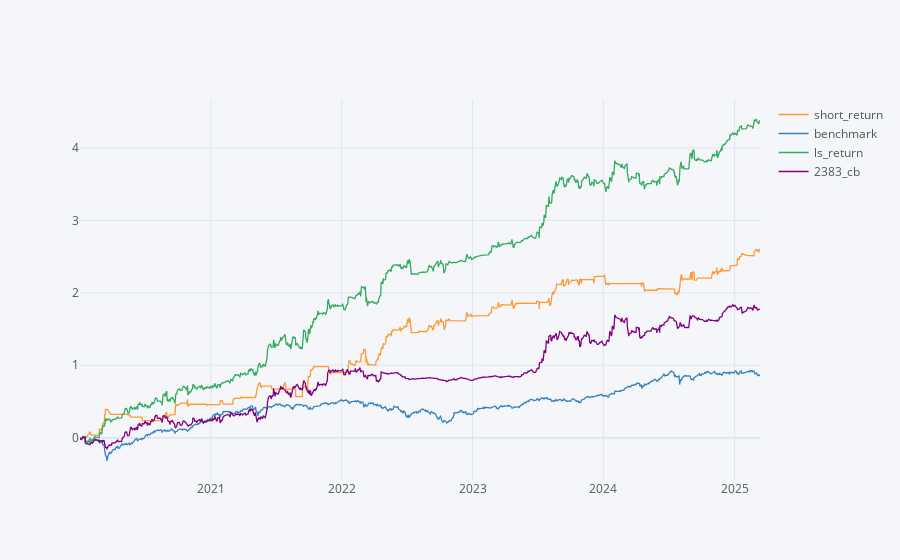
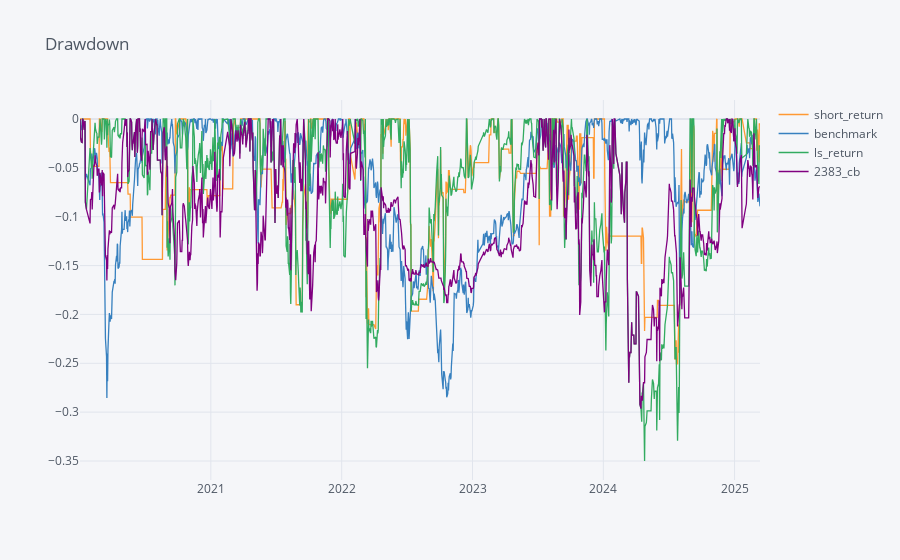
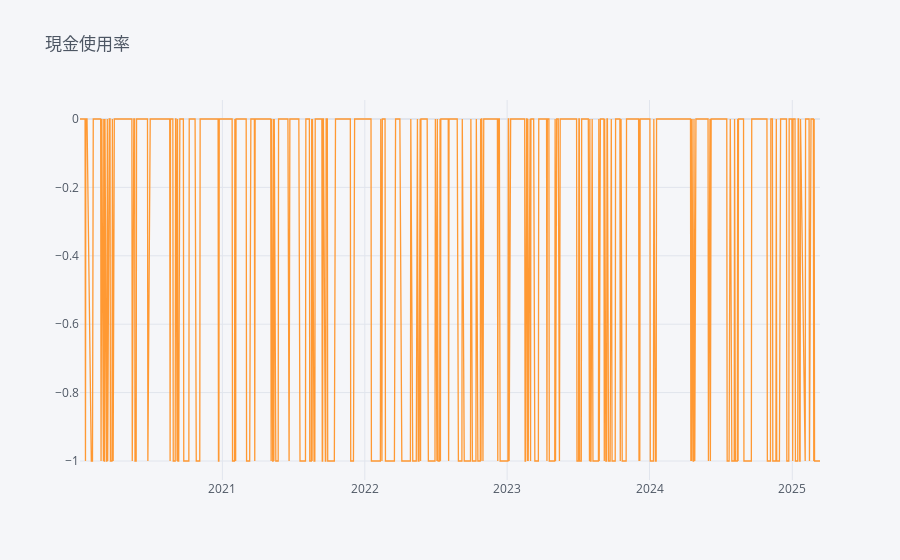

Write notebook code for charts like these, in order.
### Code cell
import warnings
warnings.filterwarnings("ignore")
display(pd.concat({"CAGR(%)":bt_ret.mean()*252 * 100,
        'Sharpe' : bt_ret.mean() / bt_ret.std()*252**0.5,
        'Sortino': bt_ret.mean() / bt_ret[bt_ret < 0].std()*252**0.5,
        'Calmar':bt_ret.mean() * 252 / abs(bt_ret.max_drawdown()),
        'MDD(%)' : max_drawdown(bt_ret.cumsum().add(1))*100,
        '樣本勝率(%)' : bt_ret.apply(lambda X:((X.dropna()>0).sum() / X.dropna().shape[0])*100),
        '周勝率(%)' : bt_ret.apply(lambda X:((X.dropna().add(1).resample('W').prod().sub(1)>0).sum() / X.dropna().add(1).resample('W').prod().sub(1).dropna().shape[0])*100),
        '月勝率(%)' : bt_ret.apply(lambda X:((X.dropna().add(1).resample('ME').prod().sub(1)>0).sum() / X.dropna().add(1).resample('ME').prod().sub(1).shape[0])*100),
        '年勝率(%)' : bt_ret.apply(lambda X:((X.dropna().add(1).resample('YE').prod().sub(1)>0).sum() / X.dropna().add(1).resample('YE').prod().sub(1).shape[0])*100),
        'avg_win/avg_loss' : bt_ret.apply(lambda X:(X[X > 0].mean() / abs(X[X < 0].mean()))),
        'profit_factor' : bt_ret.profit_factor(),
        },axis = 1).round(2))
bt_ret.cumsum().ffill().iplot()
bt_ret.to_drawdown_series().iplot(title = 'Drawdown')
pd.concat({
    f'({round(weightings.loc["2020":].sum(axis=1).mean(), 4)})': weightings.loc["2020":].sum(axis=1),
}, axis=1).iplot(title='現金使用率')

### Figure 1 — Plotly figure (JSON) as saved in the notebook; plotly's stock layout.template omitted (floating-point values rounded to 4 significant figures; data arrays with more than 128 entries replaced by an {"elided": "..."} marker saying what was removed)
{"data": [{"line": {"color": "rgba(255, 153, 51, 1.0)", "dash": "solid", "shape": "linear", "width": 1.3}, "mode": "lines", "name": "short_return", "text": "", "type": "scatter", "x": {"elided": "1259 str values"}, "y": {"elided": "1259 float values"}}, {"line": {"color": "rgba(55, 128, 191, 1.0)", "dash": "solid", "shape": "linear", "width": 1.3}, "mode": "lines", "name": "benchmark", "text": "", "type": "scatter", "x": {"elided": "1259 str values"}, "y": {"elided": "1259 float values"}}, {"line": {"color": "rgba(50, 171, 96, 1.0)", "dash": "solid", "shape": "linear", "width": 1.3}, "mode": "lines", "name": "ls_return", "text": "", "type": "scatter", "x": {"elided": "1259 str values"}, "y": {"elided": "1259 float values"}}, {"line": {"color": "rgba(128, 0, 128, 1.0)", "dash": "solid", "shape": "linear", "width": 1.3}, "mode": "lines", "name": "2383_cb", "text": "", "type": "scatter", "x": {"elided": "1259 str values"}, "y": {"elided": "1259 float values"}}], "layout": {"legend": {"bgcolor": "#F5F6F9", "font": {"color": "#4D5663"}}, "paper_bgcolor": "#F5F6F9", "plot_bgcolor": "#F5F6F9", "title": {"font": {"color": "#4D5663"}}, "xaxis": {"gridcolor": "#E1E5ED", "showgrid": true, "tickfont": {"color": "#4D5663"}, "title": {"font": {"color": "#4D5663"}, "text": ""}, "zerolinecolor": "#E1E5ED"}, "yaxis": {"gridcolor": "#E1E5ED", "showgrid": true, "tickfont": {"color": "#4D5663"}, "title": {"font": {"color": "#4D5663"}, "text": ""}, "zerolinecolor": "#E1E5ED"}}}

### Figure 2 — Plotly figure (JSON) as saved in the notebook; plotly's stock layout.template omitted (floating-point values rounded to 4 significant figures; data arrays with more than 128 entries replaced by an {"elided": "..."} marker saying what was removed)
{"data": [{"line": {"color": "rgba(255, 153, 51, 1.0)", "dash": "solid", "shape": "linear", "width": 1.3}, "mode": "lines", "name": "short_return", "text": "", "type": "scatter", "x": {"elided": "1259 str values"}, "y": {"elided": "1259 float values"}}, {"line": {"color": "rgba(55, 128, 191, 1.0)", "dash": "solid", "shape": "linear", "width": 1.3}, "mode": "lines", "name": "benchmark", "text": "", "type": "scatter", "x": {"elided": "1259 str values"}, "y": {"elided": "1259 float values"}}, {"line": {"color": "rgba(50, 171, 96, 1.0)", "dash": "solid", "shape": "linear", "width": 1.3}, "mode": "lines", "name": "ls_return", "text": "", "type": "scatter", "x": {"elided": "1259 str values"}, "y": {"elided": "1259 float values"}}, {"line": {"color": "rgba(128, 0, 128, 1.0)", "dash": "solid", "shape": "linear", "width": 1.3}, "mode": "lines", "name": "2383_cb", "text": "", "type": "scatter", "x": {"elided": "1259 str values"}, "y": {"elided": "1259 float values"}}], "layout": {"legend": {"bgcolor": "#F5F6F9", "font": {"color": "#4D5663"}}, "paper_bgcolor": "#F5F6F9", "plot_bgcolor": "#F5F6F9", "title": {"font": {"color": "#4D5663"}, "text": "Drawdown"}, "xaxis": {"gridcolor": "#E1E5ED", "showgrid": true, "tickfont": {"color": "#4D5663"}, "title": {"font": {"color": "#4D5663"}, "text": ""}, "zerolinecolor": "#E1E5ED"}, "yaxis": {"gridcolor": "#E1E5ED", "showgrid": true, "tickfont": {"color": "#4D5663"}, "title": {"font": {"color": "#4D5663"}, "text": ""}, "zerolinecolor": "#E1E5ED"}}}

### Figure 3 — Plotly figure (JSON) as saved in the notebook; plotly's stock layout.template omitted (floating-point values rounded to 4 significant figures; data arrays with more than 128 entries replaced by an {"elided": "..."} marker saying what was removed)
{"data": [{"line": {"color": "rgba(255, 153, 51, 1.0)", "dash": "solid", "shape": "linear", "width": 1.3}, "mode": "lines", "name": "(-0.3336)", "text": "", "type": "scatter", "x": {"elided": "1259 str values"}, "y": {"elided": "1259 float values"}}], "layout": {"legend": {"bgcolor": "#F5F6F9", "font": {"color": "#4D5663"}}, "paper_bgcolor": "#F5F6F9", "plot_bgcolor": "#F5F6F9", "title": {"font": {"color": "#4D5663"}, "text": "現金使用率"}, "xaxis": {"gridcolor": "#E1E5ED", "showgrid": true, "tickfont": {"color": "#4D5663"}, "title": {"font": {"color": "#4D5663"}, "text": ""}, "zerolinecolor": "#E1E5ED"}, "yaxis": {"gridcolor": "#E1E5ED", "showgrid": true, "tickfont": {"color": "#4D5663"}, "title": {"font": {"color": "#4D5663"}, "text": ""}, "zerolinecolor": "#E1E5ED"}}}
